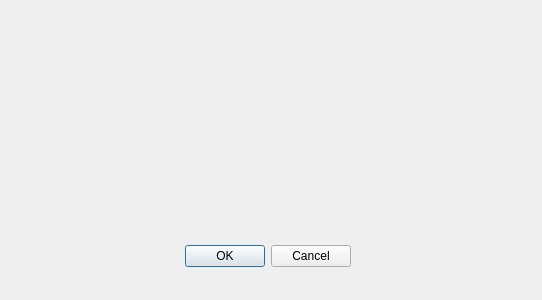
<?xml version="1.0" encoding="UTF-8"?>
<ui version="4.0">
 <class>Dialog</class>
 <widget class="QDialog" name="Dialog">
  <property name="geometry">
   <rect>
    <x>0</x>
    <y>0</y>
    <width>542</width>
    <height>300</height>
   </rect>
  </property>
  <property name="windowTitle">
   <string>Dialog</string>
  </property>
  <widget class="QDialogButtonBox" name="buttonBox">
   <property name="geometry">
    <rect>
     <x>10</x>
     <y>240</y>
     <width>341</width>
     <height>32</height>
    </rect>
   </property>
   <property name="orientation">
    <enum>Qt::Horizontal</enum>
   </property>
   <property name="standardButtons">
    <set>QDialogButtonBox::Cancel|QDialogButtonBox::Ok</set>
   </property>
  </widget>
 </widget>
 <resources/>
 <connections>
  <connection>
   <sender>buttonBox</sender>
   <signal>accepted()</signal>
   <receiver>Dialog</receiver>
   <slot>accept()</slot>
   <hints>
    <hint type="sourcelabel">
     <x>248</x>
     <y>254</y>
    </hint>
    <hint type="destinationlabel">
     <x>157</x>
     <y>274</y>
    </hint>
   </hints>
  </connection>
  <connection>
   <sender>buttonBox</sender>
   <signal>rejected()</signal>
   <receiver>Dialog</receiver>
   <slot>reject()</slot>
   <hints>
    <hint type="sourcelabel">
     <x>316</x>
     <y>260</y>
    </hint>
    <hint type="destinationlabel">
     <x>286</x>
     <y>274</y>
    </hint>
   </hints>
  </connection>
 </connections>
</ui>
